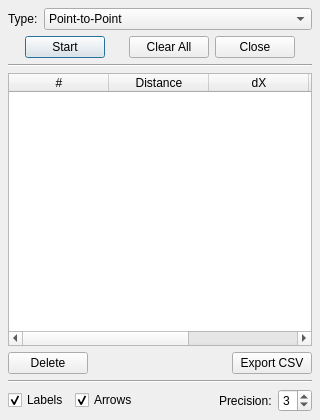
<?xml version="1.0" encoding="UTF-8"?>
<ui version="4.0">
 <class>Measure</class>
 <widget class="QDialog" name="Measure">
  <property name="geometry">
   <rect>
    <x>0</x>
    <y>0</y>
    <width>320</width>
    <height>420</height>
   </rect>
  </property>
  <property name="sizePolicy">
   <sizepolicy hsizetype="Minimum" vsizetype="Preferred">
    <horstretch>0</horstretch>
    <verstretch>0</verstretch>
   </sizepolicy>
  </property>
  <property name="windowTitle">
   <string>Measure</string>
  </property>
  <layout class="QVBoxLayout" name="verticalLayout">
   <property name="spacing">
    <number>6</number>
   </property>
   <property name="leftMargin">
    <number>8</number>
   </property>
   <property name="topMargin">
    <number>8</number>
   </property>
   <property name="rightMargin">
    <number>8</number>
   </property>
   <property name="bottomMargin">
    <number>8</number>
   </property>
   <item>
    <layout class="QHBoxLayout" name="layoutType">
     <item>
      <widget class="QLabel" name="lblType">
       <property name="text">
        <string>Type:</string>
       </property>
      </widget>
     </item>
     <item>
      <widget class="QComboBox" name="cboxType">
       <property name="sizePolicy">
        <sizepolicy hsizetype="Expanding" vsizetype="Fixed">
         <horstretch>1</horstretch>
         <verstretch>0</verstretch>
        </sizepolicy>
       </property>
       <item>
        <property name="text">
         <string>Point-to-Point</string>
        </property>
       </item>
      </widget>
     </item>
    </layout>
   </item>
   <item>
    <layout class="QHBoxLayout" name="layoutButtons">
     <item>
      <spacer name="spacerLeft1">
       <property name="orientation">
        <enum>Qt::Horizontal</enum>
       </property>
       <property name="sizeHint" stdset="0">
        <size>
         <width>40</width>
         <height>20</height>
        </size>
       </property>
      </spacer>
     </item>
     <item>
      <widget class="QPushButton" name="btnStartStop">
       <property name="text">
        <string>Start</string>
       </property>
      </widget>
     </item>
     <item>
      <spacer name="spacerMid">
       <property name="orientation">
        <enum>Qt::Horizontal</enum>
       </property>
       <property name="sizeHint" stdset="0">
        <size>
         <width>40</width>
         <height>20</height>
        </size>
       </property>
      </spacer>
     </item>
     <item>
      <widget class="QPushButton" name="btnClearAll">
       <property name="text">
        <string>Clear All</string>
       </property>
      </widget>
     </item>
     <item>
      <widget class="QPushButton" name="btnClose">
       <property name="text">
        <string>Close</string>
       </property>
      </widget>
     </item>
     <item>
      <spacer name="spacerRight1">
       <property name="orientation">
        <enum>Qt::Horizontal</enum>
       </property>
       <property name="sizeHint" stdset="0">
        <size>
         <width>40</width>
         <height>20</height>
        </size>
       </property>
      </spacer>
     </item>
    </layout>
   </item>
   <item>
    <widget class="Line" name="lineSep1">
     <property name="orientation">
      <enum>Qt::Horizontal</enum>
     </property>
    </widget>
   </item>
   <item>
    <widget class="QTableWidget" name="tableWidget">
     <property name="editTriggers">
      <set>QAbstractItemView::NoEditTriggers</set>
     </property>
     <property name="selectionBehavior">
      <enum>QAbstractItemView::SelectRows</enum>
     </property>
     <property name="selectionMode">
      <enum>QAbstractItemView::SingleSelection</enum>
     </property>
     <property name="horizontalScrollMode">
      <enum>QAbstractItemView::ScrollPerPixel</enum>
     </property>
     <column>
      <property name="text">
       <string>#</string>
      </property>
     </column>
     <column>
      <property name="text">
       <string>Distance</string>
      </property>
     </column>
     <column>
      <property name="text">
       <string>dX</string>
      </property>
     </column>
     <column>
      <property name="text">
       <string>dY</string>
      </property>
     </column>
     <column>
      <property name="text">
       <string>dZ</string>
      </property>
     </column>
    </widget>
   </item>
   <item>
    <layout class="QHBoxLayout" name="layoutActions">
     <item>
      <widget class="QPushButton" name="btnDelete">
       <property name="text">
        <string>Delete</string>
       </property>
      </widget>
     </item>
     <item>
      <spacer name="spacerAction">
       <property name="orientation">
        <enum>Qt::Horizontal</enum>
       </property>
       <property name="sizeHint" stdset="0">
        <size>
         <width>40</width>
         <height>20</height>
        </size>
       </property>
      </spacer>
     </item>
     <item>
      <widget class="QPushButton" name="btnExport">
       <property name="text">
        <string>Export CSV</string>
       </property>
      </widget>
     </item>
    </layout>
   </item>
   <item>
    <widget class="Line" name="lineSep2">
     <property name="orientation">
      <enum>Qt::Horizontal</enum>
     </property>
    </widget>
   </item>
   <item>
    <layout class="QHBoxLayout" name="layoutOptions">
     <item>
      <widget class="QCheckBox" name="chkShowLabels">
       <property name="text">
        <string>Labels</string>
       </property>
       <property name="checked">
        <bool>true</bool>
       </property>
      </widget>
     </item>
     <item>
      <widget class="QCheckBox" name="chkShowArrows">
       <property name="text">
        <string>Arrows</string>
       </property>
       <property name="checked">
        <bool>true</bool>
       </property>
      </widget>
     </item>
     <item>
      <spacer name="spacerPrecision">
       <property name="orientation">
        <enum>Qt::Horizontal</enum>
       </property>
       <property name="sizeHint" stdset="0">
        <size>
         <width>40</width>
         <height>20</height>
        </size>
       </property>
      </spacer>
     </item>
     <item>
      <widget class="QLabel" name="lblPrecision">
       <property name="text">
        <string>Precision:</string>
       </property>
      </widget>
     </item>
     <item>
      <widget class="QSpinBox" name="spinPrecision">
       <property name="minimum">
        <number>1</number>
       </property>
       <property name="maximum">
        <number>8</number>
       </property>
       <property name="value">
        <number>3</number>
       </property>
      </widget>
     </item>
    </layout>
   </item>
  </layout>
 </widget>
 <resources/>
 <connections/>
</ui>
